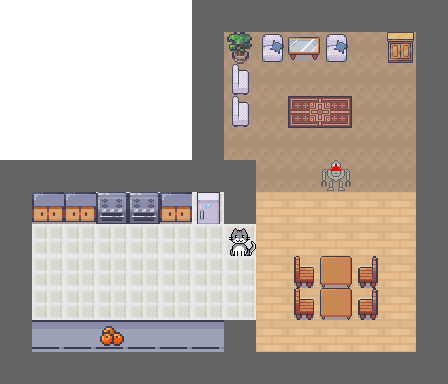
#> input picture naive_policy.gif, 448 x 384 px
$ python edit_gifs.py
#> lines starting #> are read from the running program, lines starting #| are printed output that depends on the picture
from PIL import Image
from PIL import ImageDraw
import numpy as np
import os
from shutil import rmtree

ep = 0
folder_list = []

ep_boundaries = [0, 12, 25, 36, 43, 54, 67, 76, 87, 98]
# ep_boundaries = [0, 11, 22, 33, 42, 58, 102, 115, 127, 141]

# LLM_feedback

gif = Image.open('naive_policy.gif')
#> gif is the input picture: PIL image 448x384 P; mean R, G, B 174.7, 163.6, 154.7
for i in range(gif.n_frames):
    if i in ep_boundaries:
        ep += 1
        frame_count = 0
        folder = f'../gif_edits/naive_edits/episode_{ep}'
        folder_list.append(folder)
        if os.path.isdir(folder):
            rmtree(folder)
        os.mkdir(folder)
    frame_count += 1
    gif.seek(i)
    gif.save(f'{folder}/{frame_count}.png')
#> this loop made 105 passes
#> pass 2, `gif.save(f'{folder}/{frame_count}.png')`:
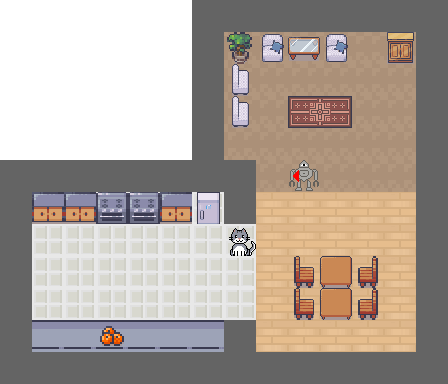
#> saved as 2.png: PIL image 448x384 RGB; mean R, G, B 174.7, 163.6, 154.7
#> after the loop, ep = 10; folder_list = 10 items
